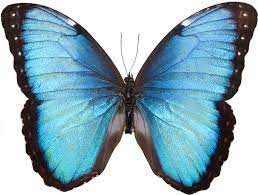
#> input picture test.JPG, 258 x 195 px
$ jupyter execute histogram.ipynb
#> lines starting #> are read from the running program, lines starting #| are printed output that depends on the picture
[cell 1]
import matplotlib.pyplot as plt

[cell 2]
image= plt.imread('test.JPG')
#> image is the input picture: shape (195, 258, 3); mean R, G, B 144.8, 173.8, 186.1
print(image.shape)
#| (195, 258, 3)

[cell 3]
print(image[:,:,[1]])
#> (printed output is left out)

[cell 4]
plt.imshow(image[:,:,[2]])
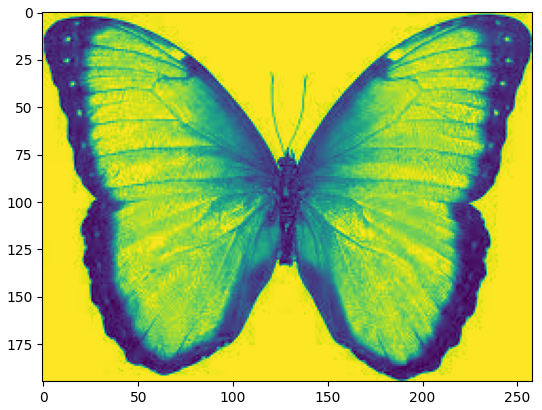
#> figure drawn by matplotlib, 1 panel

[cell 5]
red= image.copy()

[cell 6]
red.shape
#> Out = (195, 258, 3)

[cell 7]
red[:,:,[1,2]]=0
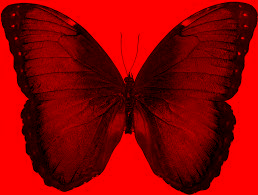
#> red: shape (195, 258, 3); mean R, G, B 144.8, 0, 0

[cell 8]
print(red)
#> (printed output is left out)

[cell 9]
plt.imshow(red)

[cell 10]
def rgb2gray(rgb):
    r,g,b=rgb[:,:,0],rgb[:,:,1],rgb[:,:,2]
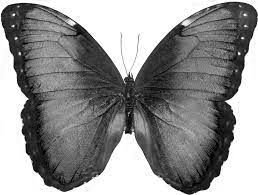
#> r: shape (195, 258); min 0, max 255, mean 144.8
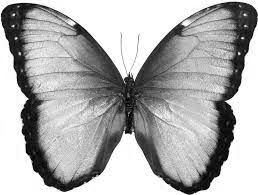
#> g: shape (195, 258); min 0, max 255, mean 173.8
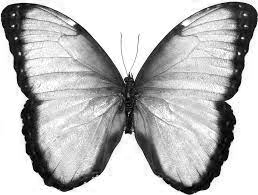
#> b: shape (195, 258); min 0, max 255, mean 186.1
    #gray=(r+g+b)/3
    gray= 0.2989*r+0.5870*g+0.1140*b    #standard value
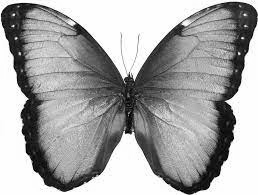
#> gray: shape (195, 258) float64; min 0.299, max 255, mean 166.5
    return gray

[cell 11]
gray=rgb2gray(image)
print(gray)
#> (printed output is left out)

[cell 12]
gray

[cell 13]
plt.imshow(gray)

[cell 14]
gray.min(),gray.max()
#> Out = (0.299, 255)

[cell 15]
x=image[:,:,0]

[cell 16]
plt.title("Histogramm for given Image")
plt.xlabel("Value")
plt.ylabel("pixels Frequency")
plt.hist(x)
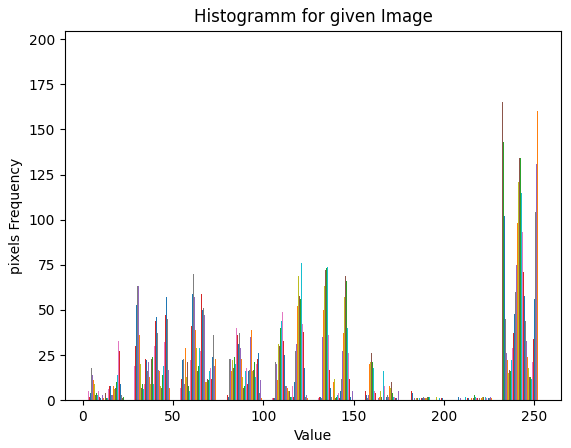
#> figure drawn by matplotlib, 1 panel; tallest bar 195 high, from x = 232.1 to 232.1; tallest bar 184 high, from x = 232.1 to 232.2; tallest bar 178 high, from x = 232.2 to 232.3

[cell 17]
import cv2
def hist_plot(img):
    count =[]             #intensity count
    r = []                #intensity value

    for k in range(0, 256):              #traverse each intensity value
        r.append(k)
        count1 = 0
        for i in range(m):             #traverse each pixel in the image
            for j in range(n):
                if img[i, j]== k:
                    count1+= 1
        count.append(count1)

    return (r, count)
image= cv2.imread('test.JPG',0)
#> image: shape (195, 258); min 0, max 255, mean 166.5
m, n = image.shape                  #total numbers of rows and columns of the image, size of the image
#> m = 195; n = 258
r1, count1 = hist_plot(image)
#> r1 = 256 values from 0 to 255; count1 = 256 values, max 12679 at index 255, min 8 at index 224, mean 196.5

plt.stem(r1, count1)               # plotting the histogram
plt.xlabel('intensity value')
plt.ylabel('number of pixels')
plt.title('Histogram of the original image')
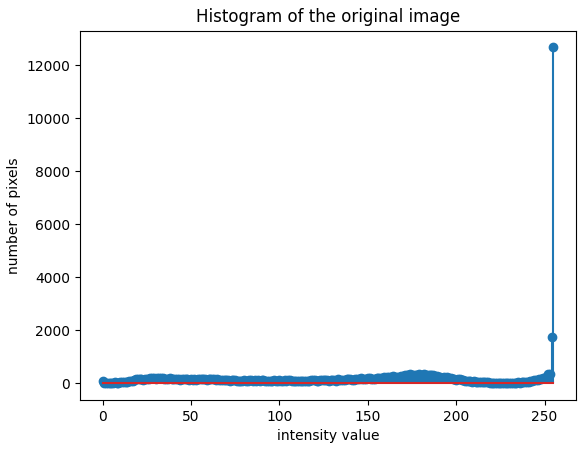
#> figure drawn by matplotlib, 1 panel; curve peaks at x = 255, y = 12679

[cell 18]
constant = (255-0)/(image.max()-image.min())             #transformation for stretching
#> constant = 1
img_stretch = image * constant
r, count = hist_plot(img_stretch)
#> r = 256 values from 0 to 255; count has the same summary as count1


# plotting the histogram
plt.stem(r, count)
plt.xlabel('intensity value')
plt.ylabel('number of pixels')
plt.title('Histogram of the stretched image')
#> figure, not shown here; curve peaks at x = 255, y = 12679

[cell 19]
# Histogram Stretching using builtin function

import cv2
import numpy as np
import matplotlib.pyplot as plt

Image='test.JPG'
img = cv2.imread(Image,0)
equ = cv2.equalizeHist(img)
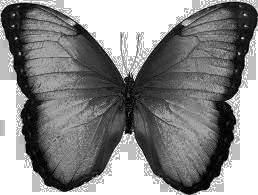
#> equ: shape (195, 258); min 0, max 255, mean 135.9
res = np.vstack((img,equ)) #stacking images side-by-side
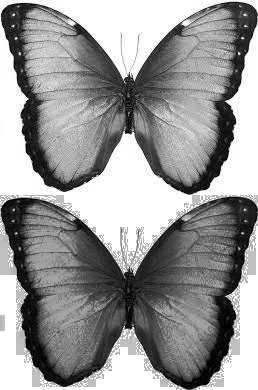
#> res: shape (390, 258); min 0, max 255, mean 151.2
cv2.imwrite('res.png',res)
plt.imshow(res)
